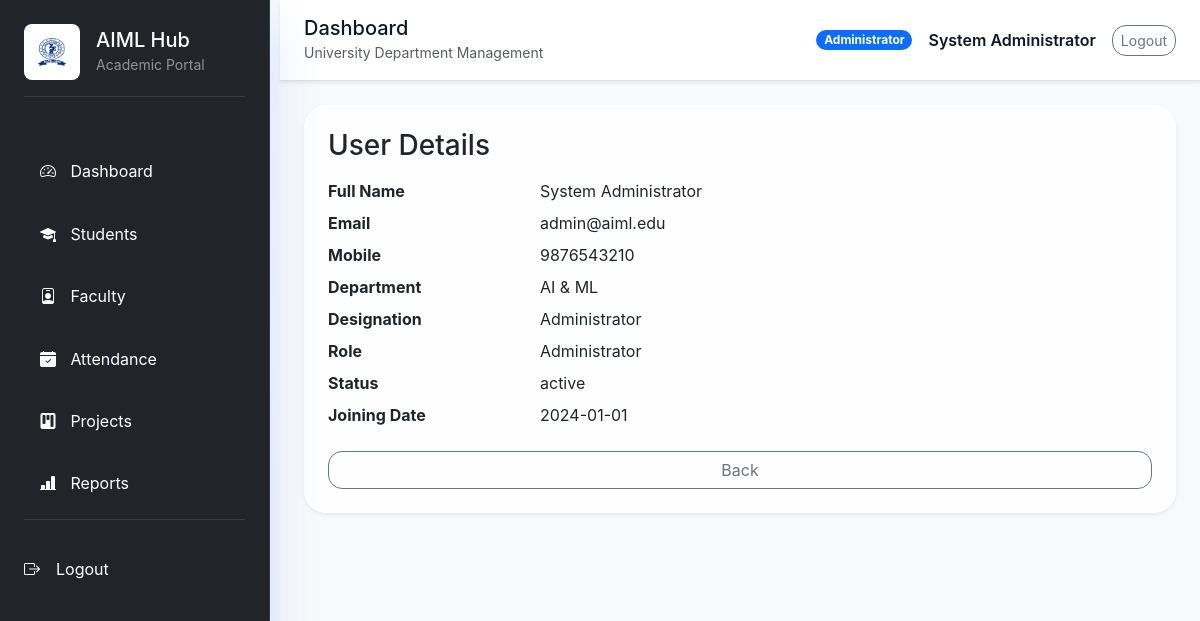
Page /admin/users/view.php?id=1 (signed in) on the committed database.
### tables this page shows
CREATE TABLE IF NOT EXISTS users (
  id INT AUTO_INCREMENT PRIMARY KEY,
  full_name VARCHAR(150) NOT NULL,
  name VARCHAR(150) DEFAULT NULL,
  email VARCHAR(150) NOT NULL UNIQUE,
  mobile VARCHAR(20) DEFAULT NULL,
  password_hash VARCHAR(255) NOT NULL,
  password VARCHAR(255) DEFAULT NULL,
  department VARCHAR(100) DEFAULT NULL,
  designation VARCHAR(100) DEFAULT NULL,
  role_id INT DEFAULT NULL,
  role VARCHAR(50) DEFAULT NULL,
  status VARCHAR(20) NOT NULL DEFAULT 'active',
  is_active TINYINT(1) NOT NULL DEFAULT 1,
  joining_date DATE DEFAULT NULL,
  last_login DATETIME DEFAULT NULL,
  profile_photo VARCHAR(255) DEFAULT NULL,
  created_at TIMESTAMP DEFAULT CURRENT_TIMESTAMP,
  FOREIGN KEY (role_id) REFERENCES roles(id) ON DELETE SET NULL
);

CREATE TABLE IF NOT EXISTS roles (
  id INT AUTO_INCREMENT PRIMARY KEY,
  name VARCHAR(100) NOT NULL,
  created_at TIMESTAMP DEFAULT CURRENT_TIMESTAMP
);

### admin/users/view.php (the view, shortened to what this page needs)
<?php
require_once __DIR__ . '/../../includes/header_admin.php';
$pdo = getDbConnection();
$id = (int)($_GET['id'] ?? 0);
$stmt = $pdo->prepare('SELECT u.*, r.name AS role_name FROM users u LEFT JOIN roles r ON r.id = u.role_id WHERE u.id = ? LIMIT 1');
$stmt->execute([$id]);
$user = $stmt->fetch();
?>
<div class="card shadow-sm border-0 p-4">
    <h3 class="mb-3">User Details</h3>
    <dl class="row">
        <dt class="col-sm-3">Full Name</dt><dd class="col-sm-9"><?= htmlspecialchars($user['full_name'], ENT_QUOTES, 'UTF-8') ?></dd>
        <dt class="col-sm-3">Email</dt><dd class="col-sm-9"><?= htmlspecialchars($user['email'], ENT_QUOTES, 'UTF-8') ?></dd>
        <dt class="col-sm-3">Mobile</dt><dd class="col-sm-9"><?= htmlspecialchars($user['mobile'] ?? '-', ENT_QUOTES, 'UTF-8') ?></dd>
        <dt class="col-sm-3">Department</dt><dd class="col-sm-9"><?= htmlspecialchars($user['department'] ?? '-', ENT_QUOTES, 'UTF-8') ?></dd>
        <dt class="col-sm-3">Designation</dt><dd class="col-sm-9"><?= htmlspecialchars($user['designation'] ?? '-', ENT_QUOTES, 'UTF-8') ?></dd>
        <dt class="col-sm-3">Role</dt><dd class="col-sm-9"><?= htmlspecialchars($user['role_name'] ?? '-', ENT_QUOTES, 'UTF-8') ?></dd>
        <dt class="col-sm-3">Status</dt><dd class="col-sm-9"><?= htmlspecialchars($user['status'], ENT_QUOTES, 'UTF-8') ?></dd>
        <dt class="col-sm-3">Joining Date</dt><dd class="col-sm-9"><?= htmlspecialchars($user['joining_date'] ?? '-', ENT_QUOTES, 'UTF-8') ?></dd>
    </dl>
    <a class="btn btn-outline-secondary" href="list.php">Back</a>
</div>
<?php require_once __DIR__ . '/../../includes/footer_admin.php'; ?>

### assets/css/admin.css (style rules this page uses)
html, body { height: 100%; }
body { font-family: 'Inter', 'Poppins', 'Segoe UI', sans-serif; background: linear-gradient(135deg, #f8fafc 0%, #eef2ff 100%); color: #0f172a; overflow-x: hidden; }
html { scroll-behavior: smooth; }
.card { border: none; border-radius: 22px; box-shadow: 0 18px 40px rgba(15, 23, 42, 0.08); background: rgba(255,255,255,0.8); backdrop-filter: blur(18px); }
.btn, .form-control, .form-select { border-radius: 14px; }

### rows in the picture
users: full_name "System Administrator", email "admin@aiml.edu", mobile "9876543210", department "AI & ML", designation "Administrator", role.name "Administrator", status "active", joining_date "2024-01-01"

### other values in the picture
$user['role_name'] "Administrator"
$user['full_name'] "System Administrator"
